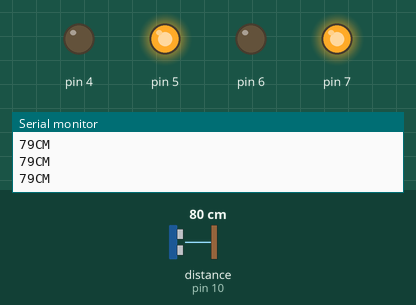
Simulated run of this sketch. Board: Arduino Uno, built with avr-gcc and run on an emulated ATmega328P. Shown: output pins drawn as LEDs (lit = HIGH), the last lines printed to the serial monitor. Wiring (inferred from the names in the program): ultrasonic range finder: trigger pin 9; echo pin 10. Inputs (shaded band) come from the test bench; at power-on: distance to the obstacle (sensor on pin 10) 80 cm. The echo pulse lasts 58.3 µs per cm; pins used as bus, display or sensor lines are not drawn.

Above: at 1.2 s.
1.3 s: distance to the obstacle (sensor on pin 10) set to 54 cm
2.8 s: distance to the obstacle (sensor on pin 10) set to 45 cm
At 3.2 s:
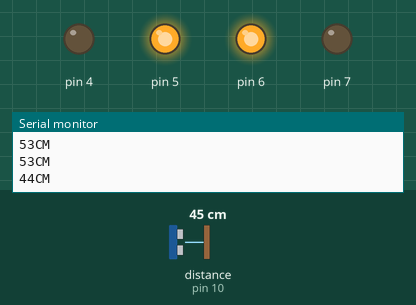
4.3 s: distance to the obstacle (sensor on pin 10) set to 60 cm
At 4.8 s:
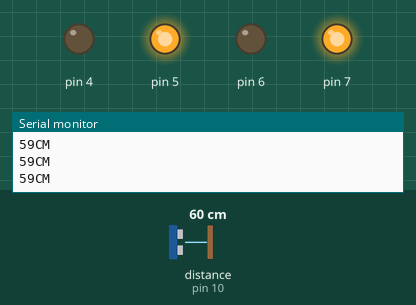
5.8 s: distance to the obstacle (sensor on pin 10) set to 2 cm
At 6.2 s:
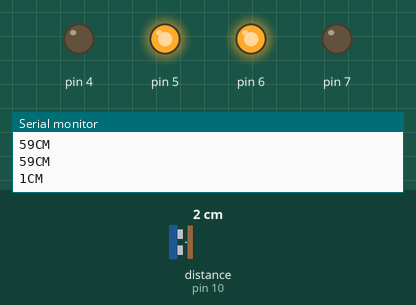
Timing chart, 0 to 8.3 s (numbered marks = the images above; inputs shaded):
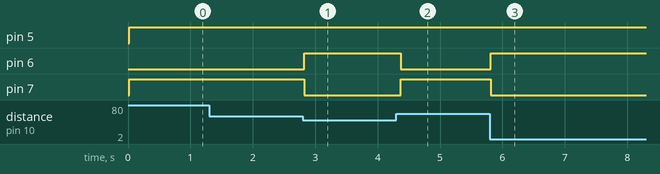

The sketch:

projectcode.ino
```cpp
int trigPin = 9;
int echoPin = 10;
int revright = 6;
int fwdleft = 5;
int revleft= 4;
int fwdright= 7;


void setup() {
  Serial.begin(9600);
   pinMode(5, OUTPUT);
   pinMode(6, OUTPUT);
   pinMode(4, OUTPUT);
   pinMode(7, OUTPUT);
   pinMode(trigPin, OUTPUT);
  pinMode(echoPin, INPUT);

}

void loop() {
  long duration, distance;
  digitalWrite(trigPin,HIGH);
  delayMicroseconds(1000);
  digitalWrite(trigPin, LOW);
  duration=pulseIn(echoPin, HIGH);
  distance =(duration/2)/29.1;
  Serial.print(distance);
  Serial.println("CM");
  delay(10);


  if((distance>50))
 {
  digitalWrite(5,HIGH);
   digitalWrite(4,LOW);
   digitalWrite(6,LOW);
   digitalWrite(7,HIGH);
 }

  else if(distance<50)
 {
   digitalWrite(5,HIGH);
   digitalWrite(4,LOW);
   digitalWrite(6,HIGH);
   digitalWrite(7,LOW);
   delay(500);

 }

}
```

Measured:
- the behaviour switches between 51 and 50 cm on distance to the obstacle (sensor on pin 10) (found by bisection; images 0 and 1)
- after the input at 2.8 s, pin 6: LOW → HIGH at once; pin 7: HIGH → LOW at once
- after the input at 4.3 s, pin 6: HIGH → LOW after 0.07 s; pin 7: LOW → HIGH after 0.07 s
- after the input at 5.8 s, pin 6: LOW → HIGH at once; pin 7: HIGH → LOW at once
